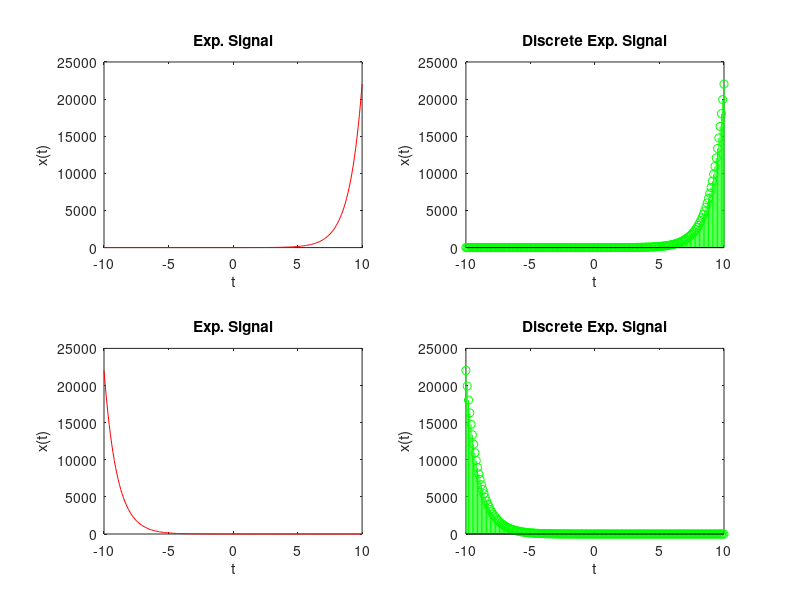

Reproduce this figure in MATLAB.
clc;
t=-10:0.1:10;
a=1;
x=exp(a.*t);
subplot(2,2,1);
plot(t,x,'r');
xlabel('t');
ylabel('x(t)');
title("Exp. Signal");

subplot(2,2,2);
stem(t,x,'g');
xlabel('t');
ylabel('x(t)');
title("Discrete Exp. Signal");

a=-1;
x=exp(a.*t);
subplot(2,2,3);
plot(t,x,'r');
xlabel('t');
ylabel('x(t)');
title("Exp. Signal");

subplot(2,2,4);
stem(t,x,'g');
xlabel('t');
ylabel('x(t)');
title("Discrete Exp. Signal");


